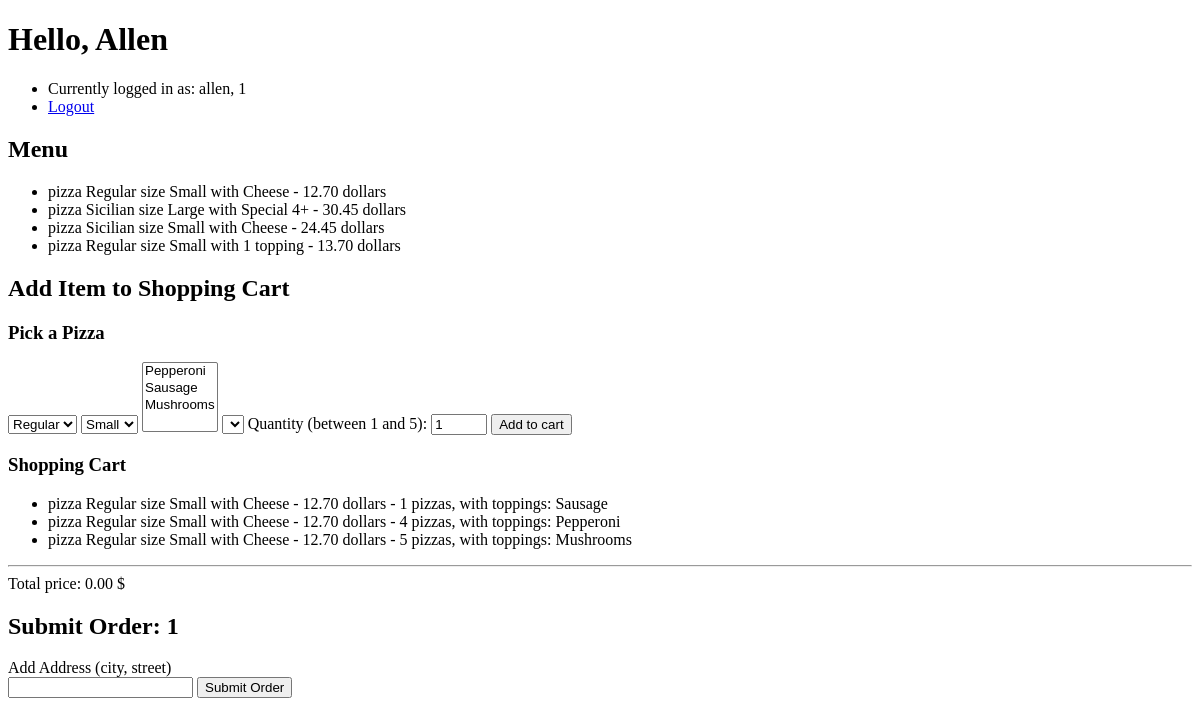
The app's page / (signed in), older data.
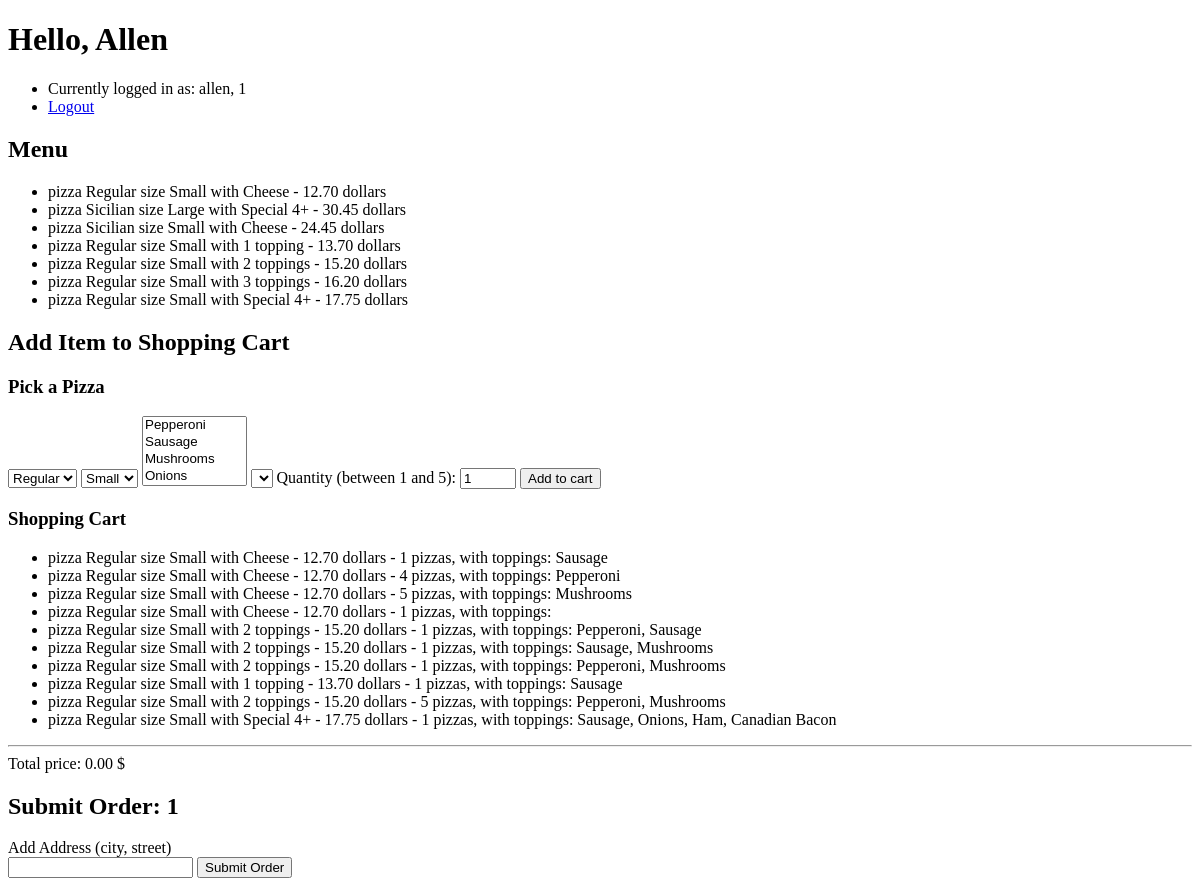
The same page, newer data.
### orders/models.py (models this page shows, shortened)
class Pizza(models.Model):
    name = models.ForeignKey(Pizza_name, on_delete=models.CASCADE)
    size = models.ForeignKey(Pizza_size, on_delete=models.CASCADE)
    combo = models.ForeignKey(Pizza_topping_combo, on_delete=models.CASCADE)
    price = models.DecimalField(max_digits=5,decimal_places=2)
    def __str__(self):
        return f"pizza {self.name} size {self.size} with {self.combo} - {self.price} dollars"

class Pizza_name(models.Model):
    name = models.CharField(max_length=64)
    def __str__(self):
        return f"{self.name}"

class Pizza_size(models.Model):
    size = models.CharField(max_length=64)
    def __str__(self):
        return f"{self.size}"

class Pizza_topping_combo(models.Model):
    combo = models.CharField(max_length=64)
    count = models.IntegerField()
    def __str__(self):
        return f"{self.combo}"

class Pizza_order_item(models.Model):
    pizza = models.ForeignKey(Pizza, on_delete=models.CASCADE, blank=True, )
    toppings = models.ManyToManyField(Pizza_topping, blank=True)
    count = models.IntegerField()
    order = models.ForeignKey(Order, on_delete=models.CASCADE, related_name="pizzas")
    def __str__(self):
        return f"{self.pizza} - {self.count} pizzas, with toppings: " + ", ".join([a.topping for a in self.toppings.all()]) #

class Pizza_topping(models.Model):
    topping = models.CharField(max_length=64)
    def __str__(self):
        return f"{self.topping}"

class Order(models.Model):
    user = models.ForeignKey(
        settings.AUTH_USER_MODEL,
        on_delete=models.CASCADE,
        blank=True
        )
    status = models.ForeignKey(Order_status, on_delete=models.CASCADE, blank=True)
    address = models.CharField(max_length=64, blank=True)
    date = models.DateField(auto_now=True)
    price = models.DecimalField(max_digits=7,decimal_places=2, blank=True)

### orders/views.py (the view)
# urls.py: path("", views.index, name="index"), # Links to Login page and Register page, if signed in - redirect to user page
def index(request):
    if not request.user.is_authenticated:
        return render(request, "orders/index.html", {"message": None})
    context = {
        "pizzas": Pizza.objects.all(),
        "pizza_names": Pizza_name.objects.all(),
        "pizza_sizes": Pizza_size.objects.all(),
        "pizza_topping_combos": Pizza_topping_combo.objects.all(),
        "pizza_toppings": Pizza_topping.objects.all(),
        "cart": Order.objects.filter(user=request.user, status=1),
        "user": request.user
    }
    return render(request, "orders/user.html", context)

### orders/templates/orders/user.html (shortened to what this page needs)
{% extends "orders/base.html" %}
{% block body %}
    <h1>Hello, {{ user.first_name }}</h1>
    <ul>
        <li>Currently logged in as: {{ user.username}}, {{ user.id }}</li>
        <li><a href="{% url 'logout' %}">Logout</a></li>
    </ul>
    <h2>Menu</h2>
    <ul>
        {% for pizza in pizzas %}
        <li>
            {{ pizza }}
        </li>
        {% endfor %}
    </ul>
    <h2>Add Item to Shopping Cart</h2>
    {% if pizzas %}
        <h3>Pick a Pizza</h3>
        <form id="pizza_form" action="{% url 'cart' %}" method="post">
            <select id="pizza_name" name="pizza_name">
                {% for pizza_name in pizza_names %}
                    <option value="{{ pizza_name.id }}">{{ pizza_name }}</option>
                {% endfor %}
            </select>
            <select id="pizza_size" name="pizza_size">
                {% for pizza_size in pizza_sizes %}
                    <option value="{{ pizza_size.id }}">{{ pizza_size }}</option>
                {% endfor %}
            </select>
            <select id="pizza_toppings" name="pizza_toppings" multiple>
                {% for pizza_topping in pizza_toppings %}
                <option value="{{ pizza_topping.id }}">{{ pizza_topping }}</option>
                {% endfor %}
            </select>
            <select name="pizza_topping_combo">
                <option id="pizza_topping_combo"></option>
            </select>
            <label for="count">Quantity (between 1 and 5):</label>
            <input type="number" id="quantity" name="count" min="1" max="50" value="1">
            <input type="submit" value="Add to cart"/>
        </form>
    {% endif %}
    {% if cart %}
        <h3>Shopping Cart</h3>
        <ul>
            {% for unit in cart %}
                {% for pizza in unit.pizzas.all %}
                    <li>{{ pizza }}</li>
                {% endfor %}
            {% endfor %}
        </ul>
        <hr>
        <span id="total_price">Total price: {{ cart.0.price }} $</span>
        <h2>Submit Order: {{ cart.0.id }} </h2>
        <form action="{% url 'order' cart.0.id %}" method="post">
            <label for="address">Add Address (city, street)</label><br>
            <input id="address" name="address" type="text"/>
            <input type="submit" value="Submit Order"/>
        </form>
    {% endif %}
{% endblock %}

### orders/templates/orders/base.html (shortened to what this page needs)
<!DOCTYPE html>
<html>
    <head>
        {% load static %}
    </head>
    <body>
        {% block body %}
        {% endblock %}
    </body>
</html>

Row changes from the older to the newer data that the page shows:
added Pizza: name+size+combo "pizza Regular size Small with 2 toppings - 15.20 dollars"
added Pizza: name+size+combo "pizza Regular size Small with 3 toppings - 16.20 dollars"
added Pizza: name+size+combo "pizza Regular size Small with Special 4+ - 17.75 dollars"
added Pizza_order_item: pizza+count+id "pizza Regular size Small with Cheese - 12.70 dollars - 1 pizzas, with toppings:"
added Pizza_order_item: pizza+count+id "pizza Regular size Small with 2 toppings - 15.20 dollars - 1 pizzas, with toppings: Pepperoni, Sausage"
added Pizza_order_item: pizza+count+id "pizza Regular size Small with 2 toppings - 15.20 dollars - 1 pizzas, with toppings: Sausage, Mushrooms"
added Pizza_order_item: pizza+count+id "pizza Regular size Small with 2 toppings - 15.20 dollars - 1 pizzas, with toppings: Pepperoni, Mushrooms"
added Pizza_order_item: pizza+count+id "pizza Regular size Small with 1 topping - 13.70 dollars - 1 pizzas, with toppings: Sausage"
added Pizza_order_item: pizza+count+id "pizza Regular size Small with 2 toppings - 15.20 dollars - 5 pizzas, with toppings: Pepperoni, Mushrooms"
added Pizza_order_item: pizza+count+id "pizza Regular size Small with Special 4+ - 17.75 dollars - 1 pizzas, with toppings: Sausage, Onions, Ham, Canadian Bacon"
Text that changed along with them:
form field pizza_toppings: "Pepperoni / Sausage / Mushrooms" → "Pepperoni / Sausage / Mushrooms / Onions"
